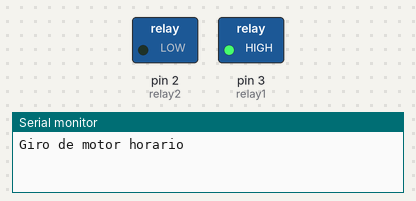
This sketch was run on a simulated Arduino Uno, built with avr-gcc and run on an emulated ATmega328P. Shown: switched loads named in the sketch (green lamp = pin HIGH), the last lines printed to the serial monitor.

Above: at 2.5 s.
At 7.5 s:
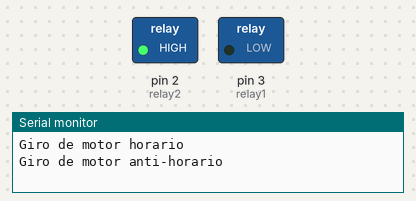
Timing chart, 0 to 13.0 s (numbered marks = the images above):
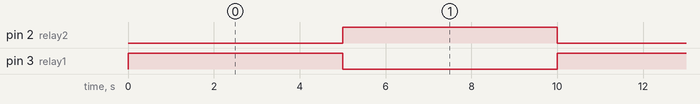

Measured:
- by itself, pin 2 (relay2), pin 3 (relay1): alternates HIGH for 5.0 s and LOW for 5.0 s

The sketch:

1.ino
```cpp
int relay1=3;
int relay2=2;

void setup() {
  Serial.begin(9600);
  pinMode(relay1,OUTPUT);
  pinMode(relay2,OUTPUT);
}

void loop() {
  Serial.println("Giro de motor horario");
  digitalWrite(relay1,HIGH);
  digitalWrite(relay2,LOW);
  delay(5000);
  Serial.println("Giro de motor anti-horario");
  digitalWrite(relay2,HIGH);
  digitalWrite(relay1,LOW);
  delay(5000);
}
```
